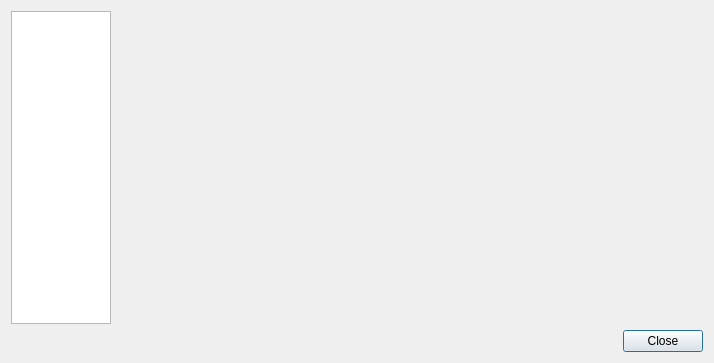
<?xml version="1.0" encoding="UTF-8"?>
<ui version="4.0">
 <class>HardwareSettings</class>
 <widget class="QDialog" name="HardwareSettings">
  <property name="geometry">
   <rect>
    <x>0</x>
    <y>0</y>
    <width>714</width>
    <height>363</height>
   </rect>
  </property>
  <property name="windowTitle">
   <string>Form</string>
  </property>
  <layout class="QVBoxLayout" name="verticalLayout">
   <item>
    <layout class="QHBoxLayout" name="horizontalLayout">
     <item>
      <widget class="QListWidget" name="listWidget">
       <property name="minimumSize">
        <size>
         <width>100</width>
         <height>0</height>
        </size>
       </property>
       <property name="maximumSize">
        <size>
         <width>100</width>
         <height>16777215</height>
        </size>
       </property>
       <property name="sortingEnabled">
        <bool>true</bool>
       </property>
      </widget>
     </item>
     <item>
      <widget class="QStackedWidget" name="stackedWidget"/>
     </item>
    </layout>
   </item>
   <item>
    <layout class="QHBoxLayout" name="horizontalLayout_2">
     <item>
      <spacer name="horizontalSpacer">
       <property name="orientation">
        <enum>Qt::Horizontal</enum>
       </property>
       <property name="sizeHint" stdset="0">
        <size>
         <width>40</width>
         <height>20</height>
        </size>
       </property>
      </spacer>
     </item>
     <item>
      <widget class="QDialogButtonBox" name="buttonBox">
       <property name="standardButtons">
        <set>QDialogButtonBox::Close</set>
       </property>
      </widget>
     </item>
    </layout>
   </item>
  </layout>
 </widget>
 <resources/>
 <connections>
  <connection>
   <sender>buttonBox</sender>
   <signal>rejected()</signal>
   <receiver>HardwareSettings</receiver>
   <slot>reject()</slot>
   <hints>
    <hint type="sourcelabel">
     <x>620</x>
     <y>343</y>
    </hint>
    <hint type="destinationlabel">
     <x>621</x>
     <y>417</y>
    </hint>
   </hints>
  </connection>
 </connections>
</ui>
